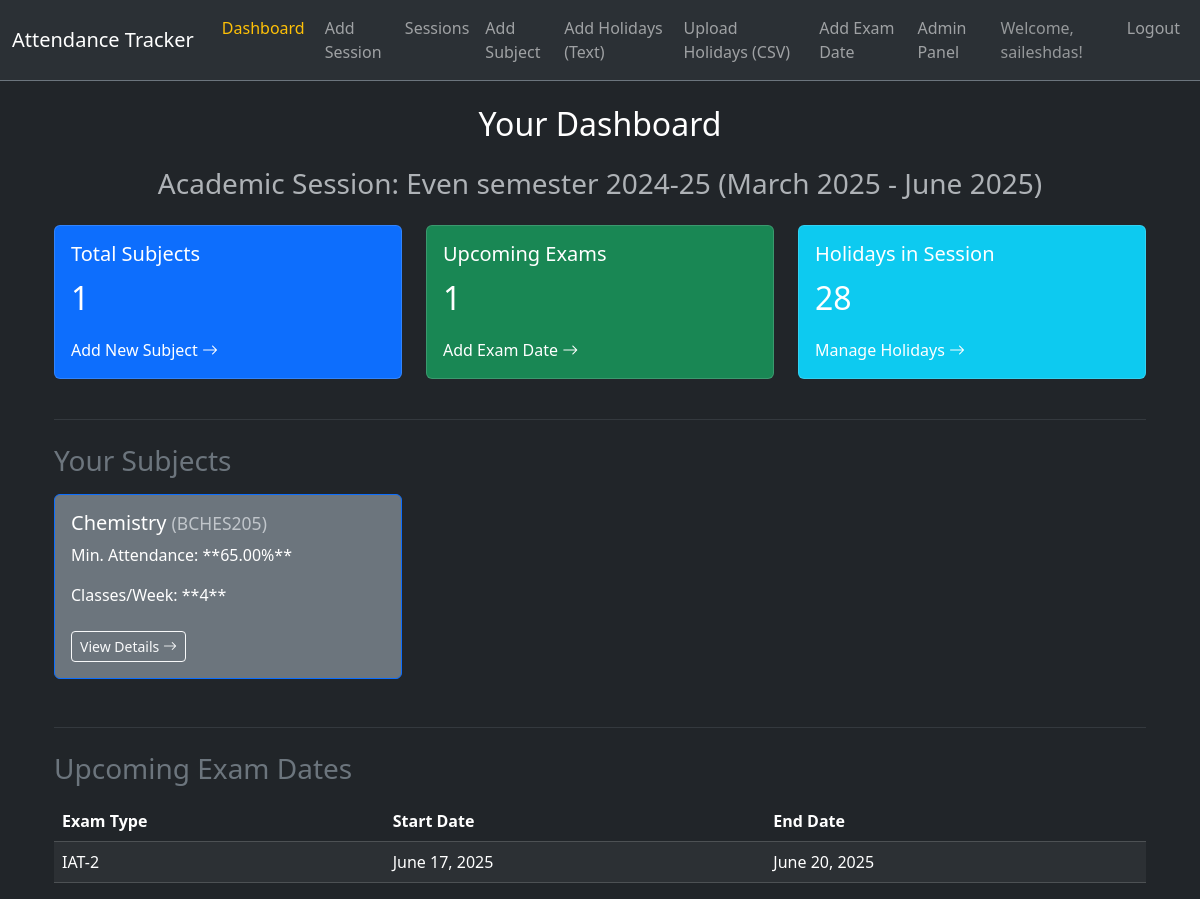
The app's page / (signed in) with its own data.
### attendance/models.py (models this page shows, shortened)
class AcademicSession(models.Model):
    user = models.ForeignKey(User, on_delete=models.CASCADE, related_name='academic_sessions')
    name = models.CharField(max_length=100, help_text="e.g., Odd Semester 2024-2025")
    start_date = models.DateField()
    end_date = models.DateField()
    is_current = models.BooleanField(default=False, help_text="Is this the active session for the user?")
    class Meta:
        unique_together = ('user', 'is_current')
        constraints = [
            models.UniqueConstraint(fields=['user'], condition=models.Q(is_current=True), name='unique_current_session')
        ]

class Subject(models.Model):
    session = models.ForeignKey(AcademicSession, on_delete=models.CASCADE, related_name='subjects')
    name = models.CharField(max_length=200)
    code = models.CharField(max_length=20, blank=True, null=True, help_text="e.g., CS301")
    classes_per_week = models.PositiveIntegerField(
        help_text="Number of classes (lectures/tutorials) for this subject per week."
    )
    minimum_attendance_percentage = models.DecimalField(
        max_digits=5, decimal_places=2, default=75.00,
        help_text="Minimum attendance required (e.g., 75.00 for 75%)"
    )
    class Meta:
        unique_together = ('session', 'name') # A subject name should be unique within a session

class ExamDate(models.Model):
    session = models.ForeignKey(AcademicSession, on_delete=models.CASCADE, related_name='exam_dates')
    exam_type = models.CharField(
        max_length=100,
        help_text="e.g., Mid-Semester Exam 1, Internal Test 2, End-Semester Exam"
    )
    start_date = models.DateField()
    end_date = models.DateField(null=True, blank=True, help_text="Optional: End date of the exam period") # <--- ADD THIS LINE
    class Meta:
        unique_together = ('session', 'exam_type')
        ordering = ['start_date']

### attendance/views.py (the view)
# urls.py: path('', views.dashboard_view, name='dashboard'),
@login_required
def dashboard_view(request):
    current_session = None
    try:
        current_session = AcademicSession.objects.get(user=request.user, is_current=True)
    except AcademicSession.DoesNotExist:
        messages.info(request, "Please set up your current academic session to get started.")
        return redirect('add_academic_session')
    subjects = Subject.objects.filter(session=current_session).order_by('name')
    context = {
        'current_session': current_session,
        'subjects': subjects,
        'exam_dates': ExamDate.objects.filter(session=current_session).order_by('start_date'),
    }
    return render(request, 'attendance/dashboard.html', context)

### attendance/templates/attendance/dashboard.html (shortened to what this page needs)
{% extends "base.html" %}
{% block content %}
<div class="container mt-4">
    <h2 class="mb-4 text-center">Your Dashboard</h2>
    {% if not current_session %}
        <div class="alert alert-warning text-center" role="alert">
            <h4 class="alert-heading">No Current Academic Session Set!</h4>
            <p>It looks like you haven't set up a current academic session yet. This is essential to track subjects, attendance, and exams.</p>
            <hr>
            <p class="mb-0">Please <a href="{% url 'add_academic_session' %}" class="alert-link">add a new session</a> or <a href="{% url 'academic_session_list' %}" class="alert-link">select an existing one</a> and mark it as current to get started.</p>
        </div>
    {% else %}
        <h3 class="mb-4 text-center text-muted">Academic Session: {{ current_session.name }} ({{ current_session.start_date|date:"F Y" }} - {{ current_session.end_date|date:"F Y" }})</h3>
        <div class="row mb-4">
            <div class="col-md-4">
                <div class="card text-white bg-primary mb-3">
                    <div class="card-body">
                        <h5 class="card-title">Total Subjects</h5>
                        <p class="card-text fs-2">{{ subjects|length }}</p>
                        <a href="{% url 'add_subject' session_pk=current_session.pk %}" class="card-link text-white text-decoration-none">Add New Subject <i class="bi bi-arrow-right"></i></a>
                    </div>
                </div>
            </div>
            <div class="col-md-4">
                <div class="card text-white bg-success mb-3">
                    <div class="card-body">
                        <h5 class="card-title">Upcoming Exams</h5>
                        <p class="card-text fs-2">{{ exam_dates|length }}</p>
                        <a href="{% url 'add_exam_date' session_pk=current_session.pk %}" class="card-link text-white text-decoration-none">Add Exam Date <i class="bi bi-arrow-right"></i></a>
                    </div>
                </div>
            </div>
            <div class="col-md-4">
                <div class="card text-white bg-info mb-3">
                    <div class="card-body">
                        <h5 class="card-title">Holidays in Session</h5>
                        <p class="card-text fs-2">{{ current_session.holidays.count }}</p>
                        <a href="{% url 'bulk_add_holidays' %}" class="card-link text-white text-decoration-none">Manage Holidays <i class="bi bi-arrow-right"></i></a>
                    </div>
                </div>
            </div>
        </div>
        <hr class="border-secondary my-4">
        <h3 class="mb-3 text-secondary">Your Subjects</h3>
        {% if subjects %}
            <div class="row">
                {% for subject in subjects %}
                    <div class="col-md-6 col-lg-4 mb-4">
                        <div class="card h-100 bg-secondary text-white border-primary">
                            <div class="card-body">
                                <h5 class="card-title">{{ subject.name }} <small class="text-muted">({{ subject.code }})</small></h5>
                                <p class="card-text">Min. Attendance: **{{ subject.minimum_attendance_percentage }}%**</p>
                                <p class="card-text">Classes/Week: **{{ subject.classes_per_week }}**</p>
                                <a href="{% url 'subject_detail' pk=subject.pk %}" class="btn btn-outline-light btn-sm mt-2">View Details <i class="bi bi-arrow-right"></i></a>
                            </div>
                        </div>
                    </div>
                {% endfor %}
            </div>
        {% else %}
            <div class="alert alert-info text-center" role="alert">
                No subjects added for this session yet. <a href="{% url 'add_subject' session_pk=current_session.pk %}" class="alert-link">Add your first subject!</a>
            </div>
        {% endif %}
        <hr class="border-secondary my-4">
        <h3 class="mb-3 text-secondary">Upcoming Exam Dates</h3>
        {% if exam_dates %}
            <div class="table-responsive">
                <table class="table table-dark table-striped table-hover">
                    <thead>
                        <tr>
                            <th>Exam Type</th>
                            <th>Start Date</th>
                            <th>End Date</th>
                        </tr>
                    </thead>
                    <tbody>
                        {% for exam in exam_dates %}
                            <tr>
                                <td>{{ exam.exam_type }}</td>
                                <td>{{ exam.start_date|date:"F j, Y" }}</td>
                                <td>{{ exam.end_date|date:"F j, Y" }}</td>
                            </tr>
                        {% endfor %}
                    </tbody>
                </table>
            </div>
        {% else %}
            <div class="alert alert-info text-center" role="alert">
                No exam dates set for this session yet. <a href="{% url 'add_exam_date' session_pk=current_session.pk %}" class="alert-link">Add exam dates!</a>
            </div>
        {% endif %}
    {% endif %}
</div>
{% endblock %}

### attendance_eligibility_project/templates/base.html (shortened to what this page needs)
{% load static %}
<!DOCTYPE html>
<html lang="en">
<head>
    <link href="https://cdn.jsdelivr.net/npm/bootstrap@5.3.3/dist/css/bootstrap.min.css" rel="stylesheet">
    <link rel="stylesheet" href="https://cdn.jsdelivr.net/npm/bootstrap-icons@1.11.3/font/bootstrap-icons.min.css">
    <link rel="stylesheet" href="{% static 'attendance/css/style.css' %}">
</head>
<body class="bg-dark text-white" data-bs-theme="dark">
    <nav class="navbar navbar-expand-lg navbar-dark bg-body-tertiary border-bottom border-secondary">
        <div class="container-fluid">
            <a class="navbar-brand" href="{% url 'dashboard' %}">Attendance Tracker</a>
            <div class="collapse navbar-collapse" id="navbarNav">
                <ul class="navbar-nav me-auto mb-2 mb-lg-0">
                    <li class="nav-item">
                        <a class="nav-link {% if request.resolver_match.url_name == 'dashboard' %}active{% endif %}" aria-current="page" href="{% url 'dashboard' %}">Dashboard</a>
                    </li>
                    <li class="nav-item">
                        <a class="nav-link {% if request.resolver_match.url_name == 'add_academic_session' %}active{% endif %}" href="{% url 'add_academic_session' %}">Add Session</a>
                    </li>
                    <li class="nav-item">
                        <a class="nav-link {% if request.resolver_match.url_name == 'academic_session_list' %}active{% endif %}" href="{% url 'academic_session_list' %}">Sessions</a>
                    </li>
                    {% if current_session %}
                        <li class="nav-item">
                            <a class="nav-link {% if request.resolver_match.url_name == 'add_subject' %}active{% endif %}" href="{% url 'add_subject' session_pk=current_session.pk %}">Add Subject</a>
                        </li>
                        <li class="nav-item">
                            <a class="nav-link {% if request.resolver_match.url_name == 'bulk_add_holidays' %}active{% endif %}" href="{% url 'bulk_add_holidays' %}">Add Holidays (Text)</a>
                        </li>
                        <li class="nav-item">
                            <a class="nav-link {% if request.resolver_match.url_name == 'upload_holidays' %}active{% endif %}" href="{% url 'upload_holidays' session_id=current_session.id %}">Upload Holidays (CSV)</a>
                        </li>
                        <li class="nav-item">
                            <a class="nav-link {% if request.resolver_match.url_name == 'add_exam_date' %}active{% endif %}" href="{% url 'add_exam_date' session_pk=current_session.pk %}">Add Exam Date</a>
                        </li>
                    {% endif %}
                    <li class="nav-item">
                        <a class="nav-link" href="{% url 'admin:index' %}">Admin Panel</a>
                    </li>
                </ul>
                <ul class="navbar-nav ms-auto">
                    {% if user.is_authenticated %}
                        <li class="nav-item">
                            <span class="nav-link text-white-50">Welcome, {{ user.username }}!</span>
                        </li>
                        <li class="nav-item">
                            <a class="nav-link" href="{% url 'logout' %}">Logout</a>
                        </li>
                    {% endif %}
                </ul>
            </div>
        </div>
    </nav>
    <div class="container mt-4">
        {% block content %}{% endblock %}
    </div>
</body>
</html>

### attendance/static/css/style.css (style rules this page uses)
.navbar .nav-item .nav-link.active { color: #ffc107 !important; border-radius: 5px; padding-left: 0.75rem; padding-right: 0.75rem; }

### records on screen
AcademicSession: name "Even semester 2024-25", start_date "March 2025", end_date "June 2025", holidays.count "28"
Subject: name "Chemistry", code "BCHES205", minimum_attendance_percentage "65.00", classes_per_week "4"
ExamDate: exam_type "IAT-2", start_date "June 17, 2025", end_date "June 20, 2025"

### other values on screen
{{ user.username }} "saileshdas"
{{ subjects|length }} "1"
{{ exam_dates|length }} "1"
